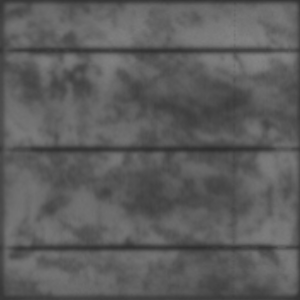
#> input picture dataset/images/cell0140.png, 300 x 300 px
$ python -i data_preprocess.py   (imports and definitions only)
#> lines starting #> are read from the running program, lines starting #| are printed output that depends on the picture; after the words box and inside, x2 and y2 are one past the last pixel; in counts of white or black regions, pixels touching at a corner belong together
#> further down, picture is the input picture: shape (300, 300); min 47, max 132, mean 92.4
import cv2
import numpy as np
import dataset.utils.elpv_reader as dataset_reader
from sklearn.model_selection import train_test_split
from skimage import feature


# [10 lines left out: function extract_hog_features, not called in this run]


def edge_detect(img):
    rv = img.copy()
    cv2.equalizeHist(rv, rv)
    cv2.medianBlur(rv, 9, rv)
    cv2.Laplacian(rv, -1, rv, 5)
    cv2.medianBlur(rv, 7, rv)
    cv2.threshold(rv, 60, 255, cv2.THRESH_BINARY, rv)
    return rv


def shadow_detect(img):
    rv = img.copy()
    cv2.equalizeHist(rv, rv)
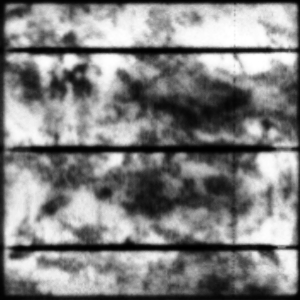
#> rv: shape (300, 300); min 0, max 255, mean 129.7
    cv2.medianBlur(rv, 9, rv)
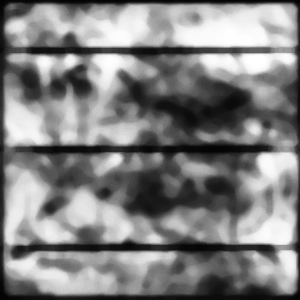
#> rv: shape (300, 300); min 1, max 255, mean 129.7
    cv2.threshold(rv, 60, 255, cv2.THRESH_BINARY, rv)
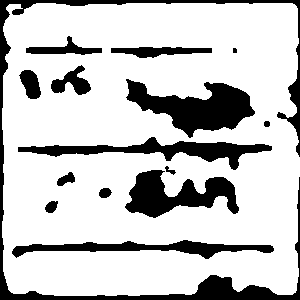
#> rv: shape (300, 300); 78.2% white; 15 black regions (1 under 20 px), largest, box (x1, y1, x2, y2) and area: (0, 0, 300, 300) 5739, (126, 79, 255, 138) 3731, (125, 170, 239, 218) 2854
    return cv2.bitwise_not(rv)


# [15 lines left out: function augment_img, not called in this run]


def manual_preprocess(img):
    return cv2.resize((shadow_detect(img) + edge_detect(img)), (100, 100))
#> in edge_detect, `cv2.Laplacian(rv, -1, rv, 5)`:
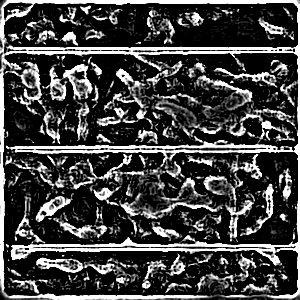
#> rv: shape (300, 300); min 0, max 255, mean 67.9
#> in edge_detect, `cv2.medianBlur(rv, 7, rv)`:
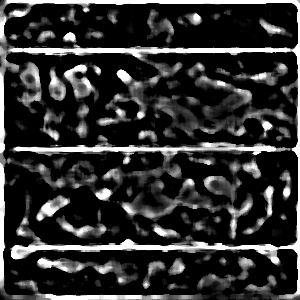
#> rv: shape (300, 300); min 0, max 255, mean 50.9
#> in edge_detect, `cv2.threshold(rv, 60, 255, cv2.THRESH_BINARY, rv)`:
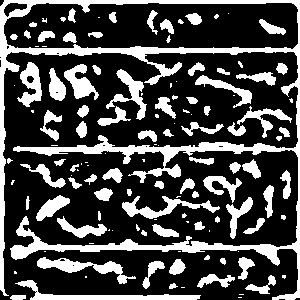
#> rv: shape (300, 300); 28.3% white; 129 white regions (47 under 20 px), largest, box (x1, y1, x2, y2) and area: (0, 0, 300, 300) 10743, (15, 280, 201, 300) 996, (37, 257, 136, 284) 837
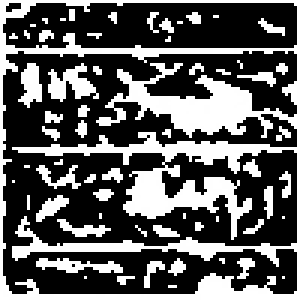
#> returned value: shape (100, 100) (shown 3 times larger); min 0, max 255, mean 91.9


# [48 lines left out: function elpv_reader_wrapper, not called in this run]

>>> import cv2
>>> picture = cv2.imread('dataset/images/cell0140.png', cv2.IMREAD_GRAYSCALE)
>>> result = manual_preprocess(picture)

$ run again, on dataset/images/cell0143.png
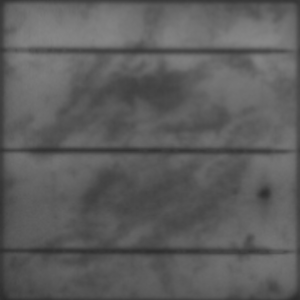
#> input picture dataset/images/cell0143.png, 300 x 300 px
#> picture is the input picture: shape (300, 300); min 43, max 136, mean 93
#> in shadow_detect, `cv2.threshold(rv, 60, 255, cv2.THRESH_BINARY, rv)`:
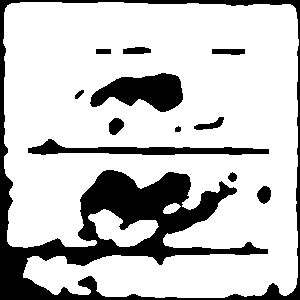
#> rv: shape (300, 300); 77.8% white; 12 black regions, largest, box (x1, y1, x2, y2) and area: (0, 0, 300, 300) 14996, (90, 73, 183, 112) 2282, (28, 139, 269, 155) 1641
#> in manual_preprocess, `return cv2.resize((shadow_detect(img) + edge_detect(img)), (100, 100))`:
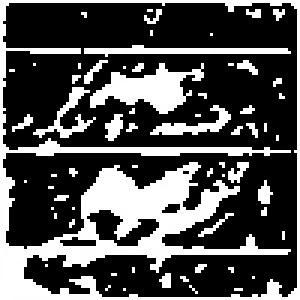
#> returned value: shape (100, 100) (shown 3 times larger); min 0, max 255, mean 79.1

$ run again, on dataset/images/cell0150.png
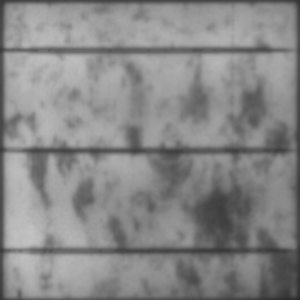
#> input picture dataset/images/cell0150.png, 300 x 300 px
#> picture is the input picture: shape (300, 300); min 42, max 195, mean 135.4
#> in shadow_detect, `cv2.threshold(rv, 60, 255, cv2.THRESH_BINARY, rv)`:
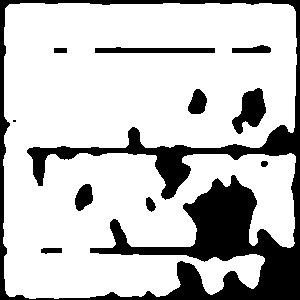
#> rv: shape (300, 300); 77.1% white; 11 black regions (1 under 20 px), largest, box (x1, y1, x2, y2) and area: (0, 0, 300, 300) 17899, (232, 88, 266, 134) 875, (95, 47, 215, 53) 605
#> in manual_preprocess, `return cv2.resize((shadow_detect(img) + edge_detect(img)), (100, 100))`:
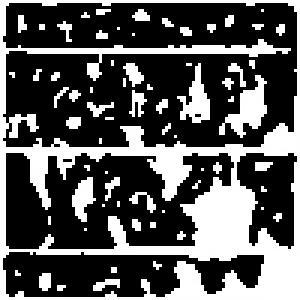
#> returned value: shape (100, 100) (shown 3 times larger); min 0, max 255, mean 87

$ run again, on dataset/images/cell0203.png
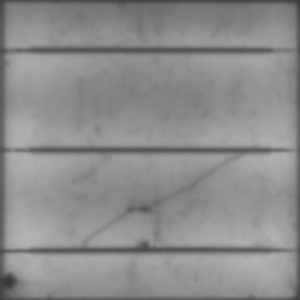
#> input picture dataset/images/cell0203.png, 300 x 300 px
#> picture is the input picture: shape (300, 300); min 55, max 181, mean 140.7
#> in manual_preprocess, `return cv2.resize((shadow_detect(img) + edge_detect(img)), (100, 100))`:
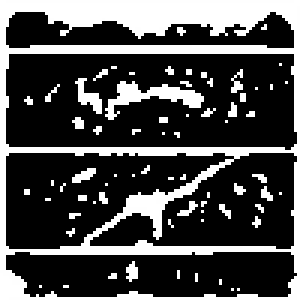
#> returned value: shape (100, 100) (shown 3 times larger); min 0, max 255, mean 73.7
